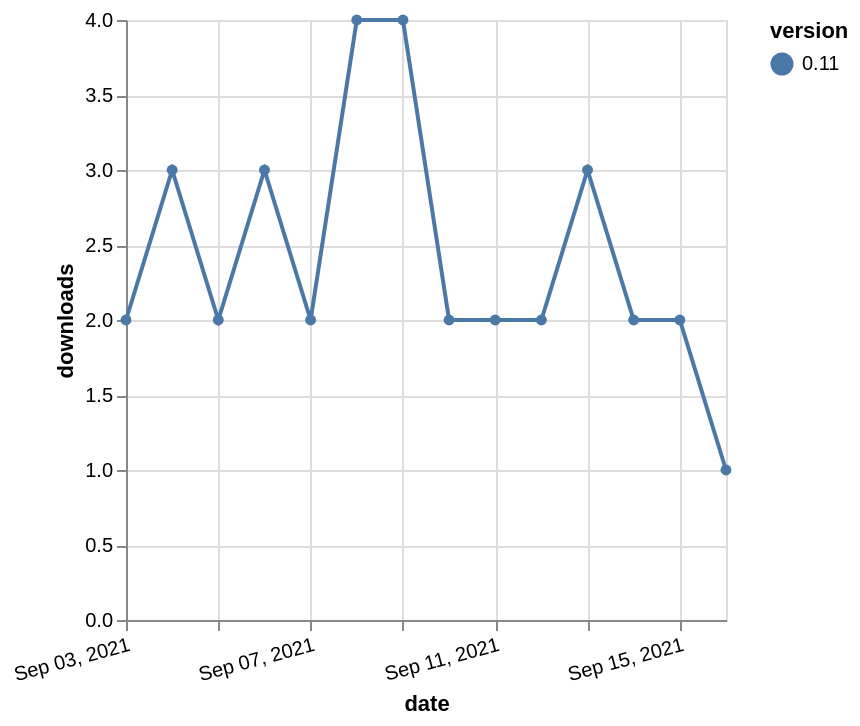

The specification (Vega-Lite) saved for this image:
### Vega-Lite specification from a JSON file in a GitHub repository (floating-point values rounded to 4 significant figures)
{"$schema": "https://vega.github.io/schema/vega-lite/v5.json", "description": "A simple bar chart with embedded data.", "data": {"values": [{"date": "2021-09-03", "total": 3259, "delta": 2, "version": "0.11"}, {"date": "2021-09-04", "total": 3262, "delta": 3, "version": "0.11"}, {"date": "2021-09-05", "total": 3264, "delta": 2, "version": "0.11"}, {"date": "2021-09-06", "total": 3267, "delta": 3, "version": "0.11"}, {"date": "2021-09-07", "total": 3269, "delta": 2, "version": "0.11"}, {"date": "2021-09-08", "total": 3273, "delta": 4, "version": "0.11"}, {"date": "2021-09-09", "total": 3277, "delta": 4, "version": "0.11"}, {"date": "2021-09-10", "total": 3279, "delta": 2, "version": "0.11"}, {"date": "2021-09-11", "total": 3281, "delta": 2, "version": "0.11"}, {"date": "2021-09-12", "total": 3283, "delta": 2, "version": "0.11"}, {"date": "2021-09-13", "total": 3286, "delta": 3, "version": "0.11"}, {"date": "2021-09-14", "total": 3288, "delta": 2, "version": "0.11"}, {"date": "2021-09-15", "total": 3290, "delta": 2, "version": "0.11"}, {"date": "2021-09-16", "total": 3291, "delta": 1, "version": "0.11"}]}, "width": "container", "mark": {"type": "line", "point": {"filled": true}}, "encoding": {"x": {"field": "date", "type": "temporal", "timeUnit": "yearmonthdate", "title": "date", "axis": {"labelAngle": -15}}, "y": {"field": "delta", "type": "quantitative", "title": "downloads"}, "color": {"field": "version", "type": "nominal"}, "tooltip": {"field": "delta"}}}
